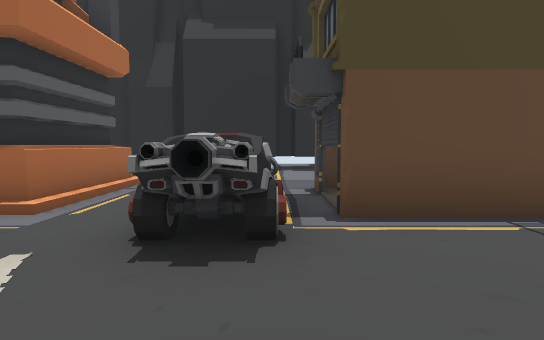
view 1 (above)

24 first-person views from a walk through a 3-D level made in the Unity game engine. The camera is 1.5 m above the floor, tilts 4° down and sees 75° across. The floor is counted in squares, 2 m on a side. Each view is taken from the middle of a square. On the plan, view 1 faces up. The plan holds only what a view shows up to about 11 squares ahead; the rest is blank. The place goes on beyond the plan. Door leaves are left out, so doorways stand open.

view 2
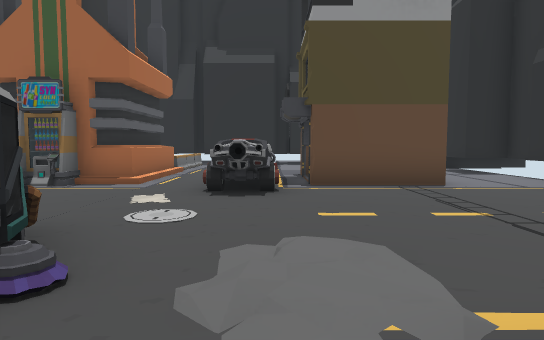

view 3
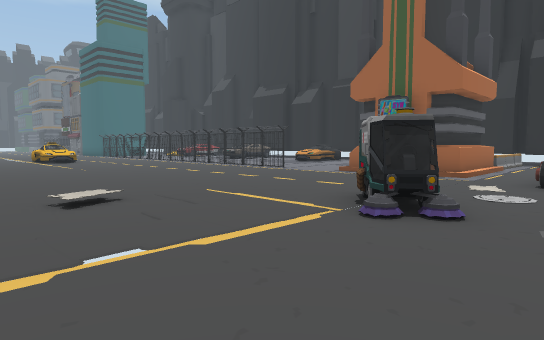

view 4
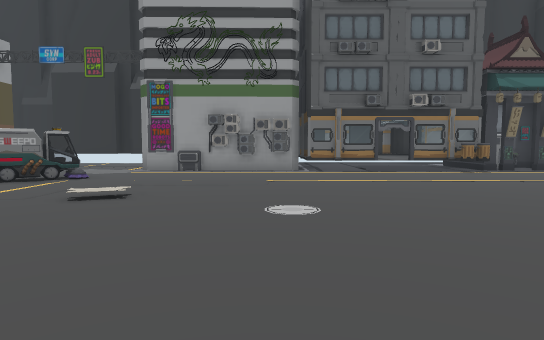

view 5
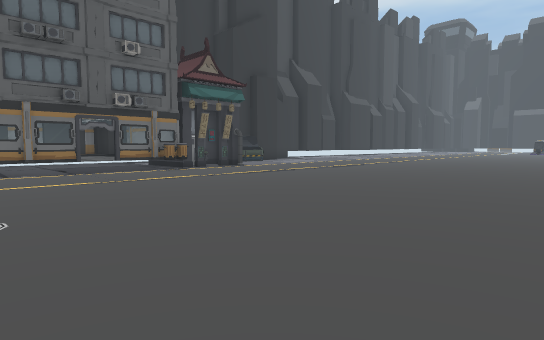

view 6
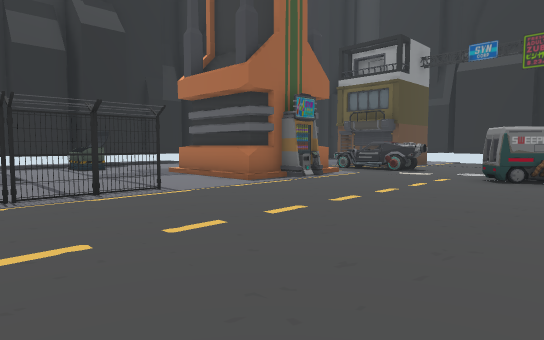

view 7
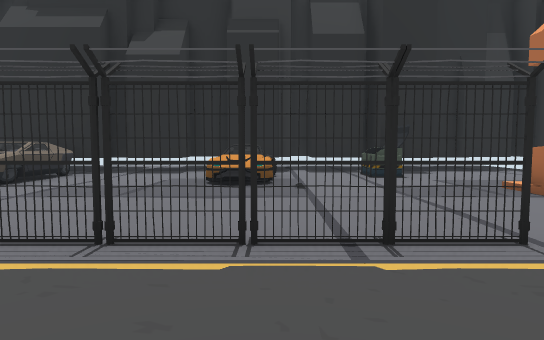

view 8
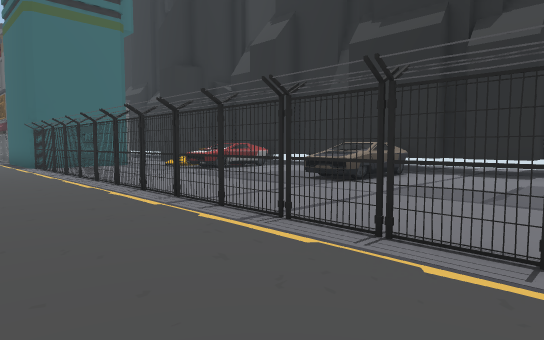

view 9
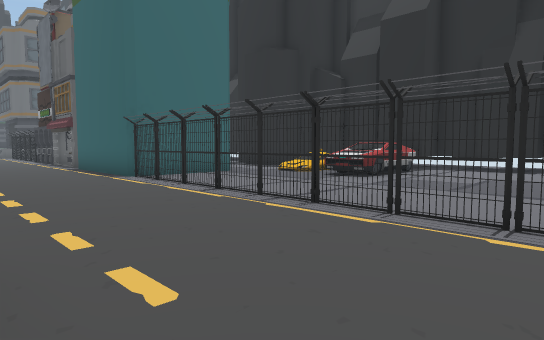

view 10
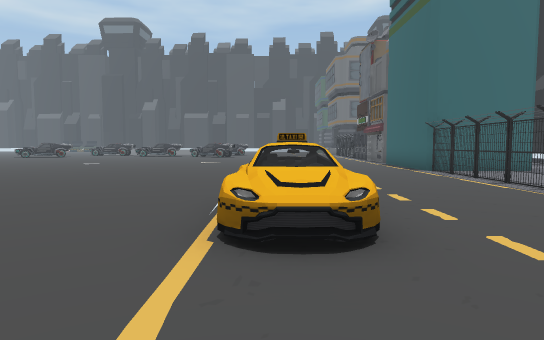

view 11
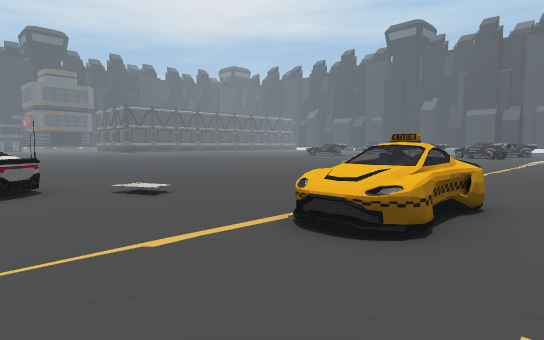

view 12
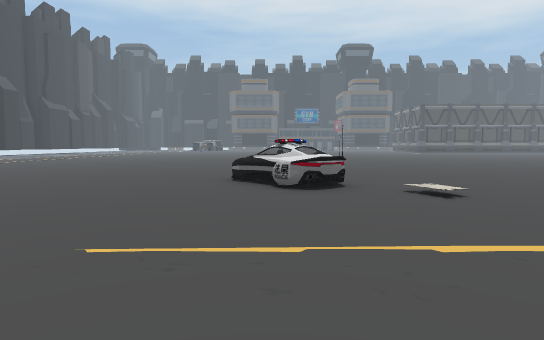

view 13
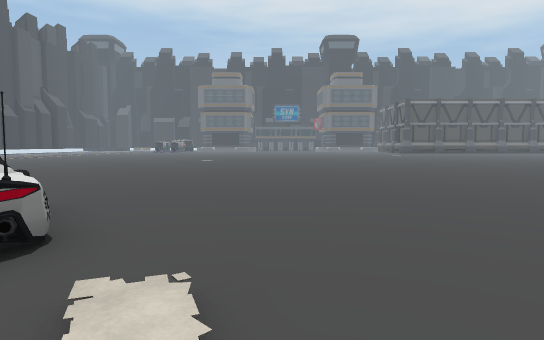

view 14
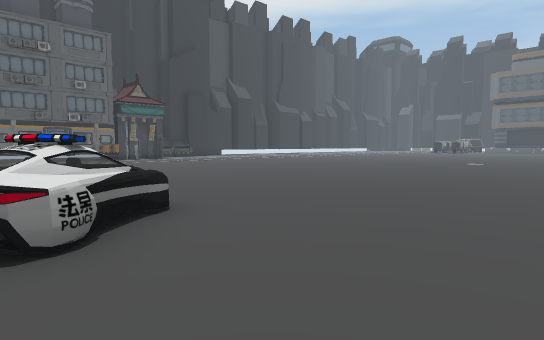

view 15
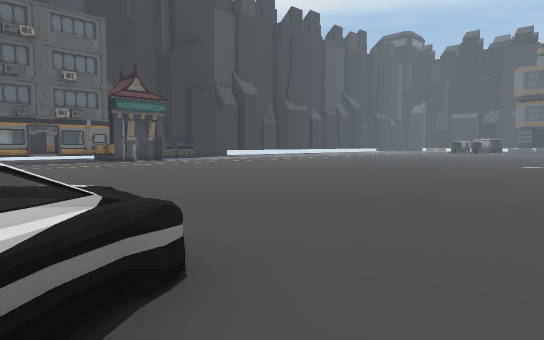

view 16
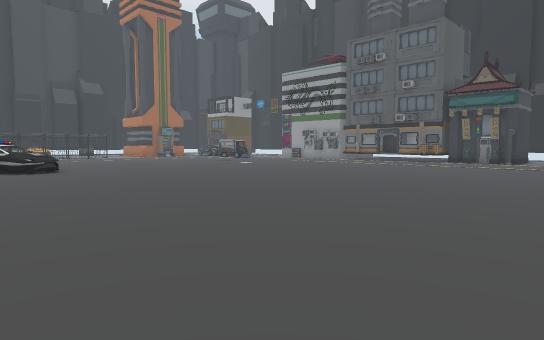

view 17
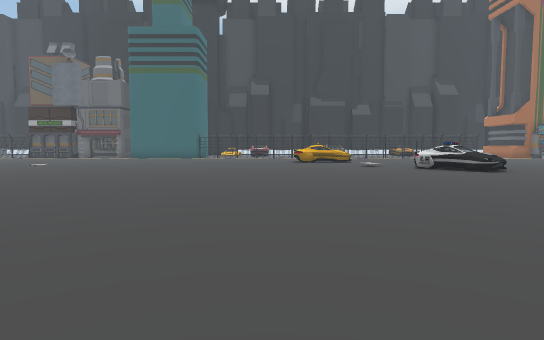

view 18
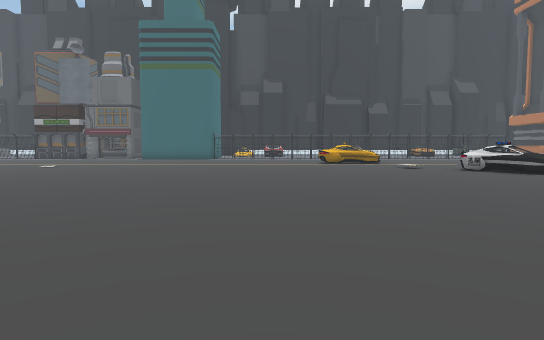

view 19
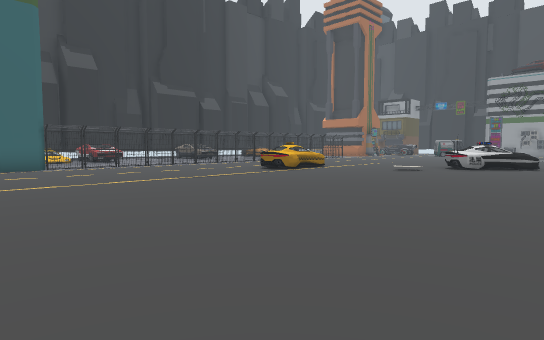

view 20
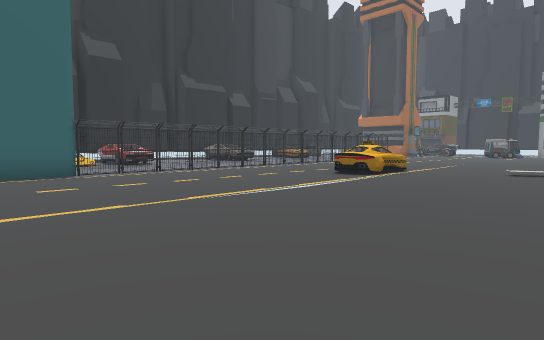

view 21
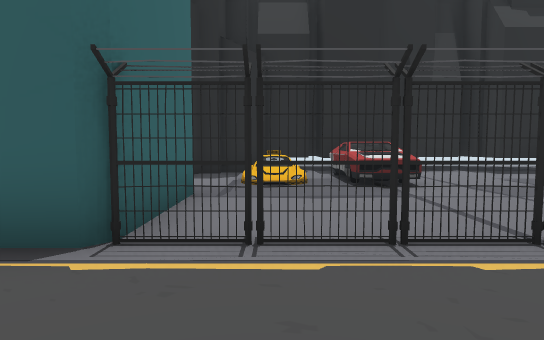

view 22
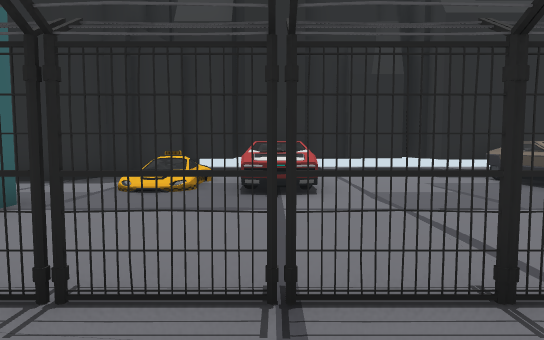

view 23
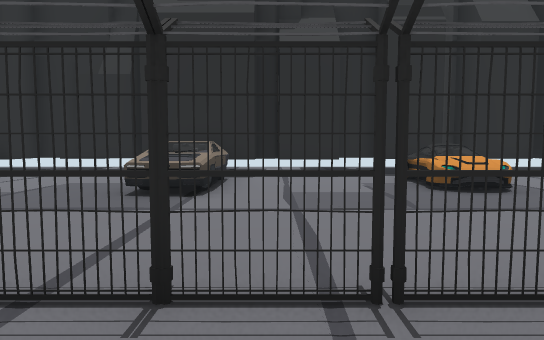

view 24
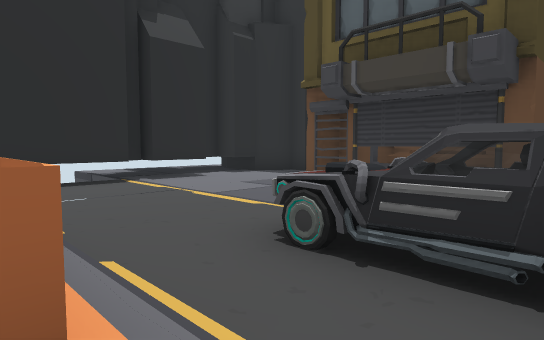

### Floor plan
Key: @ floor where view 1 was taken; # wall or solid block; x gap in a wall; . main floor; : floor 0.5 m higher than the main floor; + floor 1.25 m higher than the main floor; / step, stairs or slope; D open door; = window, fence, low wall or low ledge; ^ raised ledge; O other object.
Columns run from 27 left of view 1 to 6 right of it. Each row starts with its distance up from view 1.
 12    O#######   ############   ###
 11    O###...#  ##.######...#####.#O
 10  OO.=.^....^x...^^..O...  ......O
  9  ...+.=....==...^^..O... .......
  8   ..:.^....^^...^^..... O.....
  7   ....................###....   .#
  6   #...................###...### .#
  5   #...................###.^ ###..#
  4 ###OOOOOOOOOOOOOOOOO..#=#.^^###..
  3 ..........................OO....
  2 .........................O##....
  1  ..............................
  0  .......###..............#.@...
 -1 ........=  ..............=/...
 -2 ............................#
 -3 ............................O
 -4 ...........O..........O.....O
 -5 ............^^..............#
 -6 ............^^..............#
 -7 .............^..............#
 -8 ............................#
 -9 ............................D
-10  ...........................D
-11   ..........................#
-12    ........................##
-13   ..........................#
-14   ......................   .#
-15      ...................
-16       ...  .............
-17        .   ...........
-18            .....   ..

Where each view was taken, in squares from view 1:
view 1: 0 up, 0 right, facing up
view 2: 3 down, 0 right, facing up
view 3: 5 down, 0 right, facing up-left
view 4: 6 down, 10 left, facing right
view 5: 6 down, 10 left, facing down-right
view 6: 2 down, 11 left, facing up-right
view 7: 1 up, 10 left, facing up
view 8: 1 up, 11 left, facing up-left
view 9: 0 up, 16 left, facing up-left
view 10: 1 down, 14 left, facing left
view 11: 1 up, 14 left, facing down-left
view 12: 1 up, 14 left, facing down
view 13: 3 down, 17 left, facing down
view 14: 5 down, 18 left, facing down-right
view 15: 6 down, 16 left, facing down-right
view 16: 18 down, 16 left, facing up-right
view 17: 17 down, 20 left, facing up
view 18: 16 down, 21 left, facing up
view 19: 9 down, 27 left, facing up-right
view 20: 6 down, 27 left, facing up-right
view 21: 1 up, 23 left, facing up
view 22: 2 up, 21 left, facing up
view 23: 2 up, 14 left, facing up
view 24: 3 up, 3 left, facing up-right
